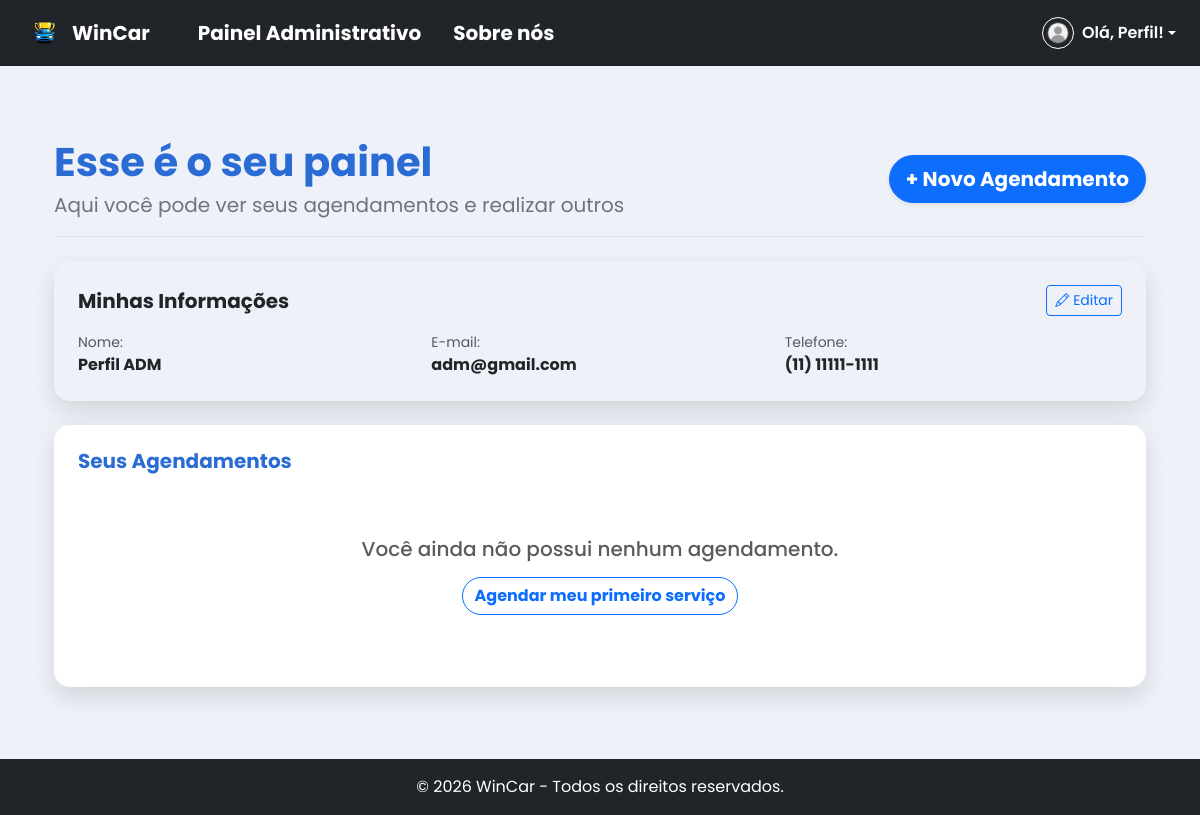
The page /painelcliente.php (signed in) on the database its author committed.
### tables this page shows
CREATE TABLE IF NOT EXISTS `cliente` (
  `id_cliente` int NOT NULL AUTO_INCREMENT,
  `nome` varchar(100) NOT NULL,
  `email` varchar(100) NOT NULL,
  `telefone` varchar(20) NOT NULL,
  `senha` varchar(255) NOT NULL,
  `tipo_usuario` enum('admin','cliente') DEFAULT 'cliente',
  PRIMARY KEY (`id_cliente`),
  UNIQUE KEY `email` (`email`)
);

### painelcliente.php (the view, shortened to what this page needs)
<?php
require_once 'config/conexao.php';
$id_cliente = $_SESSION['usuario_id'] ?? $_SESSION['usuario_id'];
try {
    $sqlCliente = "SELECT nome, email, telefone FROM cliente WHERE id_cliente = :id_cliente";
    $stmtCliente = $conexao->prepare($sqlCliente);
    $stmtCliente->bindParam(':id_cliente', $id_cliente);
    $stmtCliente->execute();
    $cliente = $stmtCliente->fetch(PDO::FETCH_ASSOC);
} catch (PDOException $e) {
    $cliente = null;
}
try {
    $sqlAgendamentos = "SELECT a.*, s.nome AS nome_servico, s.preco
                        FROM agendamento a
                        INNER JOIN servico s ON a.id_servico = s.id_servico
                        WHERE a.id_cliente = :id_cliente
                        ORDER BY a.data DESC, a.hora DESC";
    $stmtAgendamentos = $conexao->prepare($sqlAgendamentos);
    $stmtAgendamentos->bindParam(':id_cliente', $id_cliente);
    $stmtAgendamentos->execute();
    $meus_agendamentos = $stmtAgendamentos->fetchAll(PDO::FETCH_ASSOC);
} catch (PDOException $e) {
    $meus_agendamentos = [];
}
include 'includes/header.php';
?>
<div class="container my-5">
    <div class="d-flex justify-content-between align-items-center mb-4 pb-3 border-bottom">
        <div>
            <h1 class="fw-bold text-primary mb-1">Esse é o seu painel</h1>
            <p class="text-secondary fs-5 mb-0">Aqui você pode ver seus agendamentos e realizar outros</p>
        </div>
        <a href="agendar.php" class="btn btn-primary btn-lg rounded-pill shadow-sm fw-bold">
            + Novo Agendamento
        </a>
    </div>
    <?php if ($cliente): ?>
        <div class="card shadow-sm border-0 rounded-4 mb-4 bg-light">
            <div class="card-body p-4">
                <div class="d-flex justify-content-between align-items-center gap-3 mb-3">
                    <h5 class="fw-bold text-dark mb-0">Minhas Informações</h5>
                    <button type="button" class="btn btn-sm btn-outline-primary" data-bs-toggle="modal" data-bs-target="#modalEditarPerfil">
                        <i class="bi bi-pencil me-1" aria-hidden="true"></i>Editar
                    </button>
                </div>
                <div class="row g-3">
                    <div class="col-md-4">
                        <span class="text-muted d-block small">Nome:</span>
                        <strong class="fs-6 text-dark"><?php echo htmlspecialchars($cliente['nome'] ?? 'Não informado'); ?></strong>
                    </div>
                    <div class="col-md-4">
                        <span class="text-muted d-block small">E-mail:</span>
                        <strong class="fs-6 text-dark"><?php echo htmlspecialchars($cliente['email'] ?? 'Não informado'); ?></strong>
                    </div>
                    <div class="col-md-4">
                        <span class="text-muted d-block small">Telefone:</span>
                        <strong class="fs-6 text-dark"><?php echo htmlspecialchars($cliente['telefone'] ?? 'Não informado'); ?></strong>
                    </div>
                </div>
            </div>
        </div>
    <?php endif; ?>
    <div class="card shadow-lg border-0 rounded-4">
        <div class="card-body p-4">
            <h5 class="fw-bold text-primary mb-3">Seus Agendamentos</h5>
            <?php if (empty($meus_agendamentos)): ?>
                <div class="text-center py-5">
                    <h5 class="text-muted mb-3">Você ainda não possui nenhum agendamento.</h5>
                    <a href="agendar.php" class="btn btn-outline-primary rounded-pill fw-bold">Agendar meu primeiro serviço</a>
                </div>
            <?php endif; ?>
        </div>
    </div>
</div>
<?php include 'includes/footer.php'; ?>

### assets/css/estilo.css (style rules this page uses)
:root { --bs-primary: #2b6cd4; --bs-primary-rgb: 43, 108, 212; }
:root { --bs-light: #eef2f8; --bs-light-rgb: 238, 242, 248; }
.card { border: none; box-shadow: 0 10px 25px rgba(0, 0, 0, 0.12) !important; }
body { font-family: 'Poppins', sans-serif; }

### rows shown on the page
cliente: nome "Perfil ADM", email "adm@gmail.com", telefone "(11) 11111-1111"

### other values the page prints
$primeiroNome "Perfil"
